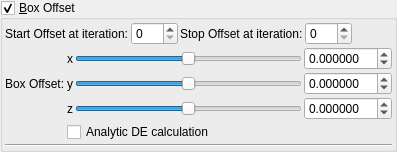
    <widget class="MyGroupBox" name="groupCheck_transf_function_enabledx_false">
     <property name="title">
      <string>&amp;Box Offset</string>
     </property>
     <property name="checkable">
      <bool>true</bool>
     </property>
     <layout class="QVBoxLayout" name="verticalLayout_21" stretch="0,0,0">
      <property name="spacing">
       <number>2</number>
      </property>
      <property name="leftMargin">
       <number>2</number>
      </property>
      <property name="topMargin">
       <number>2</number>
      </property>
      <property name="rightMargin">
       <number>2</number>
      </property>
      <property name="bottomMargin">
       <number>2</number>
      </property>
      <item>
       <layout class="QGridLayout" name="gridLayout_64">
        <property name="spacing">
         <number>2</number>
        </property>
        <item row="1" column="5">
         <spacer name="horizontalSpacer_36">
          <property name="orientation">
           <enum>Qt::Horizontal</enum>
          </property>
          <property name="sizeHint" stdset="0">
           <size>
            <width>40</width>
            <height>20</height>
           </size>
          </property>
         </spacer>
        </item>
        <item row="1" column="2">
         <widget class="QLabel" name="label_248">
          <property name="text">
           <string>Stop Offset at iteration:</string>
          </property>
         </widget>
        </item>
        <item row="1" column="3">
         <widget class="MySpinBox" name="spinboxInt_transf_stop_iterations_A">
          <property name="sizePolicy">
           <sizepolicy hsizetype="Minimum" vsizetype="Maximum">
            <horstretch>0</horstretch>
            <verstretch>0</verstretch>
           </sizepolicy>
          </property>
          <property name="maximum">
           <number>250</number>
          </property>
         </widget>
        </item>
        <item row="1" column="1">
         <widget class="MySpinBox" name="spinboxInt_transf_start_iterations_A">
          <property name="sizePolicy">
           <sizepolicy hsizetype="Minimum" vsizetype="Maximum">
            <horstretch>0</horstretch>
            <verstretch>0</verstretch>
           </sizepolicy>
          </property>
          <property name="maximum">
           <number>250</number>
          </property>
         </widget>
        </item>
        <item row="1" column="0">
         <widget class="QLabel" name="label_249">
          <property name="text">
           <string>Start Offset at iteration:</string>
          </property>
         </widget>
        </item>
       </layout>
      </item>
      <item>
       <layout class="QGridLayout" name="gridLayout">
        <property name="spacing">
         <number>2</number>
        </property>
        <item row="1" column="3">
         <widget class="QSlider" name="slider3_transf_addition_constantA_000_x">
          <property name="sizePolicy">
           <sizepolicy hsizetype="Expanding" vsizetype="Maximum">
            <horstretch>0</horstretch>
            <verstretch>0</verstretch>
           </sizepolicy>
          </property>
          <property name="minimum">
           <number>-10000000</number>
          </property>
          <property name="maximum">
           <number>10000000</number>
          </property>
          <property name="value">
           <number>0</number>
          </property>
          <property name="sliderPosition">
           <number>0</number>
          </property>
          <property name="orientation">
           <enum>Qt::Horizontal</enum>
          </property>
         </widget>
        </item>
        <item row="1" column="2">
         <widget class="QLabel" name="label_109">
          <property name="text">
           <string notr="true">x</string>
          </property>
         </widget>
        </item>
        <item row="2" column="2">
         <widget class="QLabel" name="label_110">
          <property name="text">
           <string notr="true">y</string>
          </property>
         </widget>
        </item>
        <item row="2" column="3">
         <widget class="QSlider" name="slider3_transf_addition_constantA_000_y">
          <property name="sizePolicy">
           <sizepolicy hsizetype="Expanding" vsizetype="Maximum">
            <horstretch>0</horstretch>
            <verstretch>0</verstretch>
           </sizepolicy>
          </property>
          <property name="minimum">
           <number>-10000000</number>
          </property>
          <property name="maximum">
           <number>10000000</number>
          </property>
          <property name="value">
           <number>0</number>
          </property>
          <property name="sliderPosition">
           <number>0</number>
          </property>
          <property name="orientation">
           <enum>Qt::Horizontal</enum>
          </property>
         </widget>
        </item>
        <item row="3" column="3">
         <widget class="QSlider" name="slider3_transf_addition_constantA_000_z">
          <property name="sizePolicy">
           <sizepolicy hsizetype="Expanding" vsizetype="Maximum">
            <horstretch>0</horstretch>
            <verstretch>0</verstretch>
           </sizepolicy>
          </property>
          <property name="minimum">
           <number>-10000000</number>
          </property>
          <property name="maximum">
           <number>10000000</number>
          </property>
          <property name="value">
           <number>0</number>
          </property>
          <property name="sliderPosition">
           <number>0</number>
          </property>
          <property name="orientation">
           <enum>Qt::Horizontal</enum>
          </property>
         </widget>
        </item>
        <item row="3" column="4">
         <widget class="MyDoubleSpinBox" name="spinbox3_transf_addition_constantA_000_z">
          <property name="sizePolicy">
           <sizepolicy hsizetype="Minimum" vsizetype="Maximum">
            <horstretch>0</horstretch>
            <verstretch>0</verstretch>
           </sizepolicy>
          </property>
          <property name="prefix">
           <string/>
          </property>
          <property name="suffix">
           <string/>
          </property>
          <property name="decimals">
           <number>6</number>
          </property>
          <property name="minimum">
           <double>-99.989999999999995</double>
          </property>
          <property name="maximum">
           <double>99.989999999999995</double>
          </property>
          <property name="singleStep">
           <double>0.100000000000000</double>
          </property>
         </widget>
        </item>
        <item row="1" column="4">
         <widget class="MyDoubleSpinBox" name="spinbox3_transf_addition_constantA_000_x">
          <property name="sizePolicy">
           <sizepolicy hsizetype="Minimum" vsizetype="Maximum">
            <horstretch>0</horstretch>
            <verstretch>0</verstretch>
           </sizepolicy>
          </property>
          <property name="prefix">
           <string/>
          </property>
          <property name="suffix">
           <string/>
          </property>
          <property name="decimals">
           <number>6</number>
          </property>
          <property name="minimum">
           <double>-99.989999999999995</double>
          </property>
          <property name="maximum">
           <double>99.989999999999995</double>
          </property>
          <property name="singleStep">
           <double>0.100000000000000</double>
          </property>
         </widget>
        </item>
        <item row="2" column="1">
         <widget class="QLabel" name="label_2">
          <property name="text">
           <string>Box Offset:</string>
          </property>
         </widget>
        </item>
        <item row="2" column="4">
         <widget class="MyDoubleSpinBox" name="spinbox3_transf_addition_constantA_000_y">
          <property name="sizePolicy">
           <sizepolicy hsizetype="Minimum" vsizetype="Maximum">
            <horstretch>0</horstretch>
            <verstretch>0</verstretch>
           </sizepolicy>
          </property>
          <property name="prefix">
           <string/>
          </property>
          <property name="suffix">
           <string/>
          </property>
          <property name="decimals">
           <number>6</number>
          </property>
          <property name="minimum">
           <double>-99.989999999999995</double>
          </property>
          <property name="maximum">
           <double>99.989999999999995</double>
          </property>
          <property name="singleStep">
           <double>0.100000000000000</double>
          </property>
         </widget>
        </item>
        <item row="3" column="2">
         <widget class="QLabel" name="label_111">
          <property name="text">
           <string notr="true">z</string>
          </property>
         </widget>
        </item>
        <item row="4" column="2" colspan="2">
         <widget class="QCheckBox" name="checkBox_transf_function_enabledz_false">
          <property name="toolTip">
           <string>&lt;html&gt;&lt;head/&gt;&lt;body&gt;&lt;p&gt;Can sometimes improve render quality when using analytic DE&lt;/p&gt;&lt;/body&gt;&lt;/html&gt;</string>
          </property>
          <property name="text">
           <string>Analytic DE calculation</string>
          </property>
         </widget>
        </item>
       </layout>
      </item>
      <item>
       <widget class="Line" name="line_9">
        <property name="orientation">
         <enum>Qt::Horizontal</enum>
        </property>
       </widget>
      </item>
     </layout>
    </widget>
